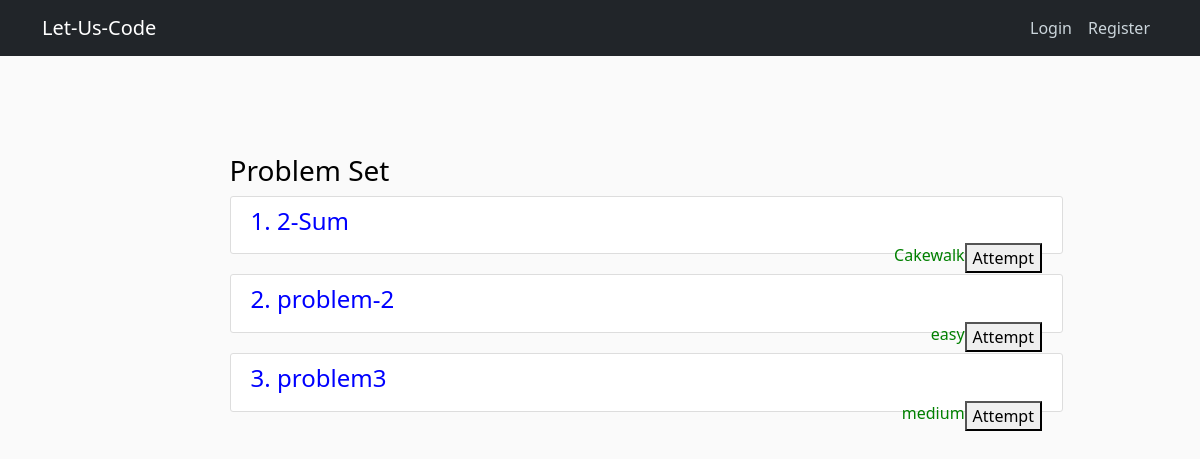
The page /problem/ on the database its author committed.
### judge/models.py (models this page shows)
class problem(models.Model):
    name=models.TextField()
    statement = models.TextField()
    difficulty=models.TextField()
    time_limit=models.FloatField(null=True)

### judge/views.py (the view)
# urls.py: path('problem/',display_problems,name='problem_page'),
def display_problems(request):
    context={
        'problems': problem.objects.all()
    }
    return render (request, 'problem_page.html',context)

### judge/templates/problem_page.html
{% extends "base.html" %}
{% load static %}
{% block content %}
<h3 style="color: black; margin-top: 8%; margin-left: 10%;">Problem Set</h3>
{% for problem in problems %}
  <section class="media content-section" style="margin-left: 10%;">
    <div class="media-body">
    <h4 style="color: blue;">{{ problem.id }}. {{  problem.name }}</h4>
    <p class="article-content" style="float: right;"><a href="{{problem.id}}/"><button>Attempt</button> </a></p>
    <p class="article-content" style="float: inline-end; color: green">{{problem.difficulty}}</p>
    </div>
  </section>
{% endfor %}
{% endblock content %}

### static/home/main.css (style rules this page uses)
body { background: #fafafa; color: #333333; margin-top: 5rem; }
h1, h2, h3, h4, h5, h6 { color: #444444; }
.content-section { background: #ffffff; padding: 10px 20px; border: 1px solid #dddddd; border-radius: 3px; margin-bottom: 20px; }
.article-content { white-space: pre-line; }

### rows shown on the page
problem: id "1", name "2-Sum", difficulty "Cakewalk"
problem: id "2", name "problem-2", difficulty "easy"
problem: id "3", name "problem3", difficulty "medium"
